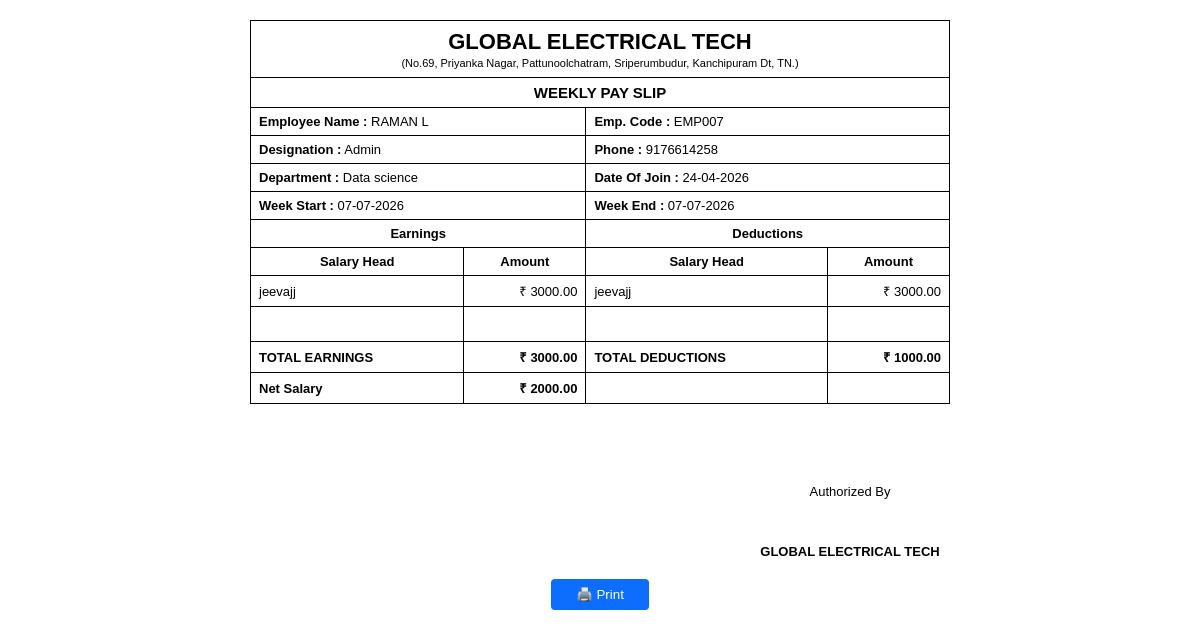
Page /weekly-salary-slip/1/ on the committed database.
### Payrollmang/models.py (models this page shows, shortened)
class WeeklyPayroll(models.Model):
    employee = models.ForeignKey(Employee, on_delete=models.CASCADE)
    week_start = models.DateField(default=date.today)
    week_end = models.DateField(default=date.today)
    created_date = models.DateTimeField(auto_now_add=True)
    class Meta:
        verbose_name = "Weekly Payroll"
        verbose_name_plural = "Weekly Payrolls"
        constraints = [
            models.UniqueConstraint(
                fields=["employee", "week_start", "week_end"],
                name="unique_employee_week_range",
            )
        ]
    @property
    def total_earnings(self):
        return sum((item.amount for item in self.items.filter(type="Earning")), Decimal("0.00"))
    @property
    def total_deductions(self):
        return sum((item.amount for item in self.items.filter(type="Deduction")), Decimal("0.00"))
    @property
    def net_salary(self):
        return self.total_earnings - self.total_deductions

class Employee(models.Model):
    employee_code=models.CharField(max_length=10,unique=True,null=True,blank=True)
    Firstname = models.CharField(max_length=100, validators=[RegexValidator(r'^[A-Z a-z]+$')])
    Lastname = models.CharField(max_length=100, validators=[RegexValidator(r'^[A-Z a-z]+$')],blank=True ,)
    employee_type = models.CharField(max_length=20,
    choices=[("Permanent", "Permanent"), ("Contract", "Contract")],default="Permanent",)
    DOB = models.DateField(null=True,blank=True)
    phone = models.CharField(max_length=10, validators=[RegexValidator(r'\d{10}$','Enter 10 digits')])
    email = models.EmailField(unique=True,blank=True,null=True)
    address = models.TextField()
    date_of_join = models.DateField(null=True, blank=True)
    department = models.ForeignKey(Department, on_delete=models.CASCADE)
    position = models.ForeignKey(Position, on_delete=models.CASCADE)
    monthsalary = models.DecimalField(max_digits=10, decimal_places=2)

class Position(models.Model):
    department = models.ForeignKey(Department, on_delete=models.CASCADE)
    position_name = models.CharField(max_length=100)
    def __str__(self):
        return self.position_name

class Department(models.Model):
    department_name=models.CharField(max_length=100)
    def __str__(self):
        return self.department_name

class WeeklyPayrollItem(models.Model):
    TYPE_CHOICES = [
        ("Earning", "Earning"),
        ("Deduction", "Deduction"),
    ]
    weekly_payroll = models.ForeignKey(
        WeeklyPayroll,
        on_delete=models.CASCADE,
        related_name="items",
    )
    type = models.CharField(max_length=10, choices=TYPE_CHOICES, default="Earning")
    label = models.CharField(max_length=100)
    amount = models.DecimalField(max_digits=10, decimal_places=2, default=0)
    class Meta:
        verbose_name = "Weekly Payroll Item"
        verbose_name_plural = "Weekly Payroll Items"

### Payrollmang/views.py (the view)
# urls.py: path("weekly-salary-slip/<int:pk>/", views.weekly_salary_slip, name="weekly_salary_slip"),
def weekly_salary_slip(request, pk):
    weekly_payroll = get_object_or_404(WeeklyPayroll, pk=pk)
    return render(request, "Payrollmang/weekly_salary_slip.html", {"weekly_payroll": weekly_payroll})

### templates/Payrollmang/weekly_salary_slip.html (shortened to what this page needs)
<!DOCTYPE html>
<html>
<head>
</head>
<body>
    <div class="wrapper">
        <table>
            <tr>
                <td colspan="4" class="company-title">
                    GLOBAL ELECTRICAL TECH
                </td>
            </tr>
            <tr>
                <td colspan="4" class="company-addr">
                    (No.69, Priyanka Nagar, Pattunoolchatram,
                    Sriperumbudur, Kanchipuram Dt, TN.)
                </td>
            </tr>
            <tr>
                <td colspan="4" class="slip-title">
                    WEEKLY PAY SLIP
                </td>
            </tr>
            <tr>
                <td colspan="2">
                    <b>Employee Name :</b>
                    {{ weekly_payroll.employee.Firstname|upper }}
                    {{ weekly_payroll.employee.Lastname|upper }}
                </td>
                <td colspan="2">
                    <b>Emp. Code :</b>
                    {{ weekly_payroll.employee.employee_code }}
                </td>
            </tr>
            <tr>
                <td colspan="2">
                    <b>Designation :</b>
                    {{ weekly_payroll.employee.position }}
                </td>
                <td colspan="2">
                    <b>Phone :</b>
                    {{ weekly_payroll.employee.phone }}
                </td>
            </tr>
            <tr>
                <td colspan="2">
                    <b>Department :</b>
                    {{ weekly_payroll.employee.department }}
                </td>
                <td colspan="2">
                    <b>Date Of Join :</b>
                    {{ weekly_payroll.employee.date_of_join|date:"d-m-Y" }}
                </td>
            </tr>
            <tr>
                <td colspan="2">
                    <b>Week Start :</b>
                    {{ weekly_payroll.week_start|date:"d-m-Y" }}
                </td>
                <td colspan="2">
                    <b>Week End :</b>
                    {{ weekly_payroll.week_end|date:"d-m-Y" }}
                </td>
            </tr>
            <tr>
                <td colspan="2" class="section-head">
                    Earnings
                </td>
                <td colspan="2" class="section-head">
                    Deductions
                </td>
            </tr>
            <tr>
                <td class="col-head">Salary Head</td>
                <td class="col-head">Amount</td>
                <td class="col-head">Salary Head</td>
                <td class="col-head">Amount</td>
            </tr>
            {% regroup weekly_payroll.items.all by type as grouped_items %}
            {% for group in grouped_items %}
                {% if group.grouper == "Earning" %}
                    {% for item in group.list %}
                        <tr>
                            <td>{{ item.label }}</td>
                            <td class="amt">₹ {{ item.amount|floatformat:2 }}</td>
                            {% if forloop.counter == 1 %}
                                {% with deductions=weekly_payroll.items.filter type="Deduction" %}
                                    {% for deduction in deductions %}
                                        {% if forloop.counter == forloop.parentloop.counter %}
                                            <td>{{ deduction.label }}</td>
                                            <td class="amt">₹ {{ deduction.amount|floatformat:2 }}</td>
                                        {% endif %}
                                    {% endfor %}
                                {% endwith %}
                            {% endif %}
                        </tr>
                    {% endfor %}
                {% endif %}
            {% endfor %}
            <tr class="blank-row">
                <td></td>
                <td></td>
                <td></td>
                <td></td>
            </tr>
            <tr>
                <td class="bold">
                    TOTAL EARNINGS
                </td>
                <td class="amt bold">
                    ₹ {{ weekly_payroll.total_earnings|floatformat:2 }}
                </td>
                <td class="bold">
                    TOTAL DEDUCTIONS
                </td>
                <td class="amt bold">
                    ₹ {{ weekly_payroll.total_deductions|floatformat:2 }}
                </td>
            </tr>
            <tr class="net-row">
                <td>Net Salary</td>
                <td class="amt">
                    ₹ {{ weekly_payroll.net_salary|floatformat:2 }}
                </td>
                <td></td>
                <td></td>
            </tr>
        </table>
    </div>
    <div class="signature">
        Authorized By
        <br><br><br><br>
        <strong>GLOBAL ELECTRICAL TECH</strong>
    </div>
    <button class="print-btn" onclick="window.print()">
        🖨️ Print
    </button>
</body>
</html>

### templates/Payrollmang/weekly_salary_slip.html (style rules this page uses)
* { margin: 0; padding: 0; box-sizing: border-box; }
body { font-family: Arial, sans-serif; background: #fff; padding: 20px; }
.wrapper { width: 700px; margin: auto; }
table { width: 100%; border-collapse: collapse; border: 1px solid #000; }
td, th { border: 1px solid #000; padding: 6px 8px; font-size: 13px; color: #000; vertical-align: middle; }
.company-title { font-size: 22px; font-weight: bold; text-align: center; border-bottom: none !important; padding: 8px 0 2px; }
.company-addr { font-size: 11px; text-align: center; border-top: none !important; padding: 0 0 8px; }
.slip-title { text-align: center; font-size: 15px; font-weight: bold; }
.section-head { text-align: center; font-weight: bold; }
.col-head { font-weight: bold; text-align: center; }
.amt { text-align: right; }
.bold { font-weight: bold; }
.blank-row td { height: 35px; }
.net-row td { font-weight: bold; }
.print-btn { display: block; margin: 20px auto; padding: 8px 25px; background: #0d6efd; color: #fff; border: none; border-radius: 4px; cursor: pointer; }
.signature { width: 700px; margin: 80px auto 0; text-align: center; padding-left: 500px; font-size: 13px; }

### rows in the picture
WeeklyPayroll: employee.Firstname "RAMAN", employee.Lastname "L", employee.employee_code "EMP007", employee.position "Admin", employee.phone "9176614258", employee.department "Data science", employee.date_of_join "24-04-2026", week_start "07-07-2026", week_end "07-07-2026", total_earnings "3000.00", total_deductions "1000.00", net_salary "2000.00"
WeeklyPayrollItem: label "jeevajj", amount "3000.00"
